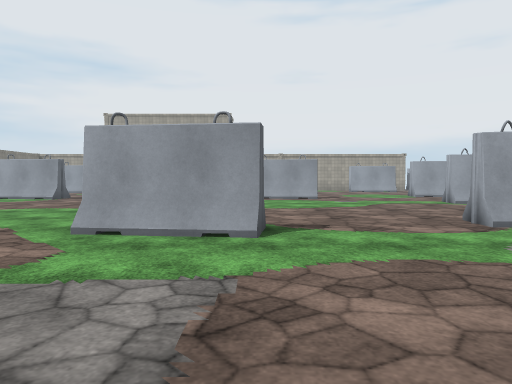
[1] (above)

24 first-person views from a walk through a 3-D level made in the Unity game engine. The camera is 1.3 m above the floor, tilts 2° down and sees 70° across. The floor is counted in squares, 2 m on a side. Each view is taken from the middle of a square. On the plan, view 1 faces up. The plan holds only what a view shows up to about 11 squares ahead; the rest is blank. The place goes on beyond the plan. The player character is not drawn. Some animated figures are not drawn. Surface patterns are stand-ins for the level's own textures.

[2]
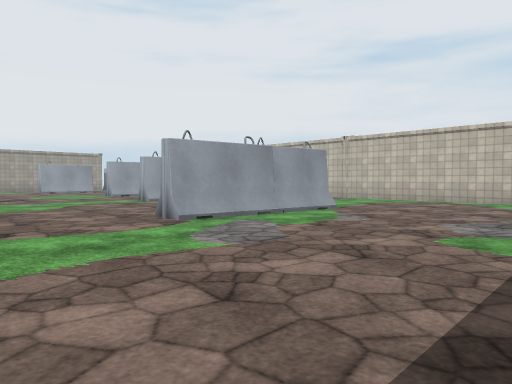

[3]
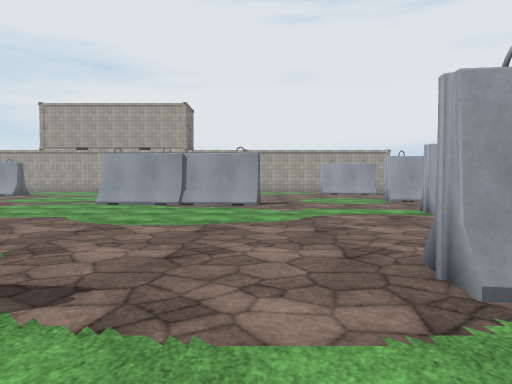

[4]
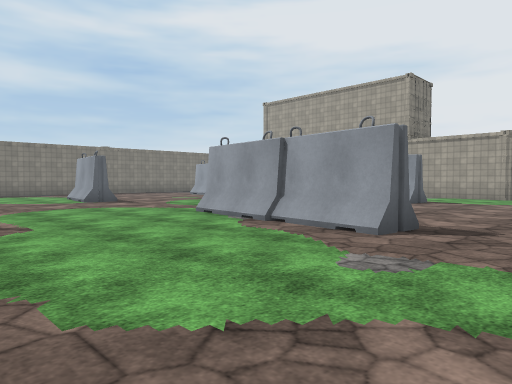

[5]
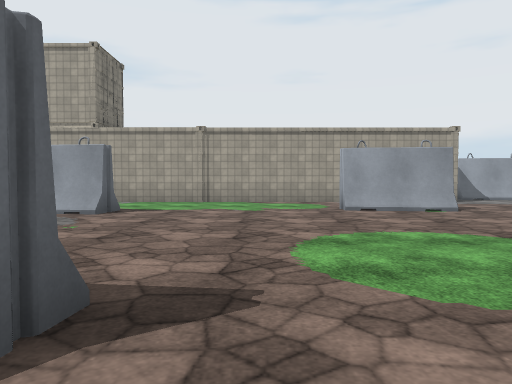

[6]
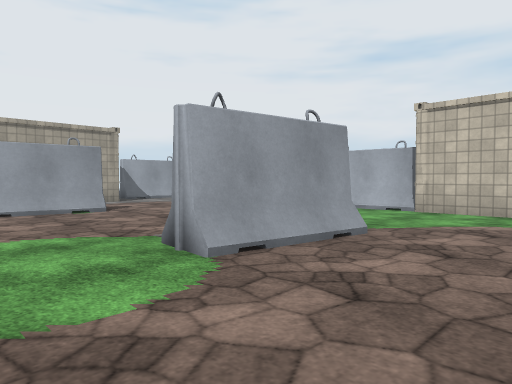

[7]
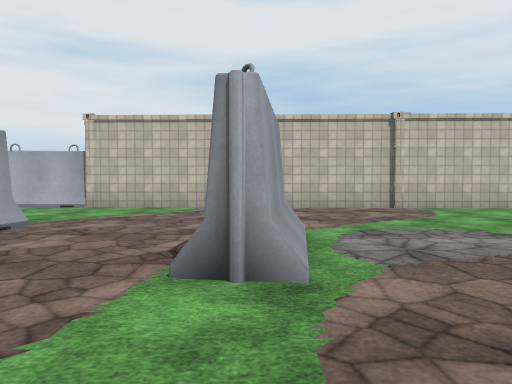

[8]
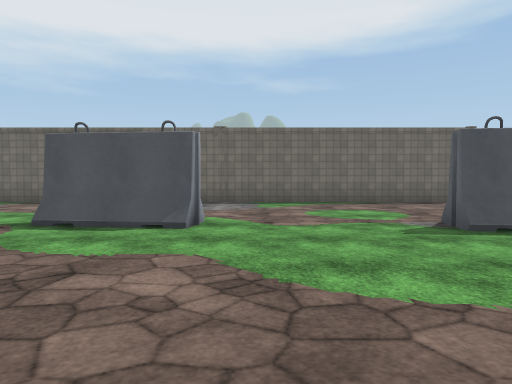

[9]
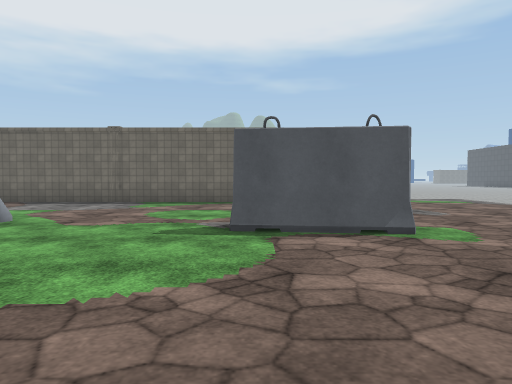

[10]
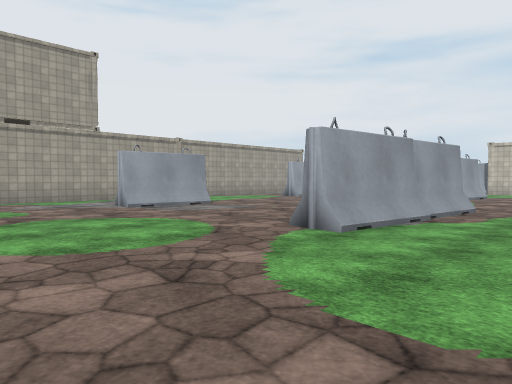

[11]
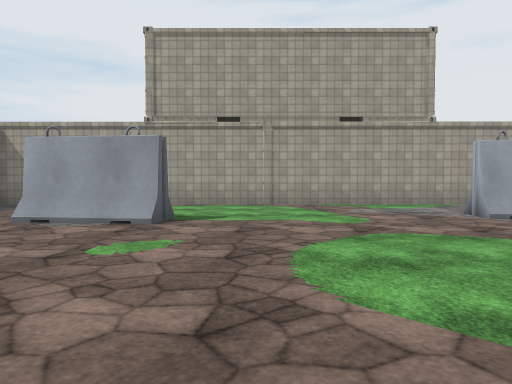

[12]
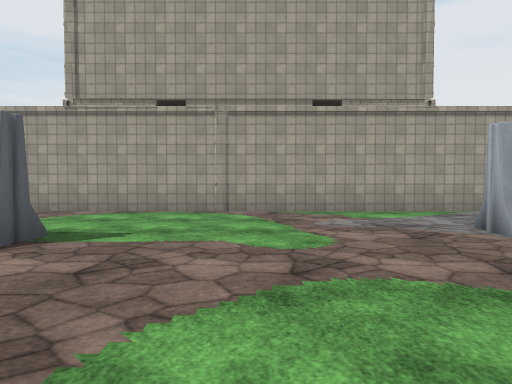

[13]
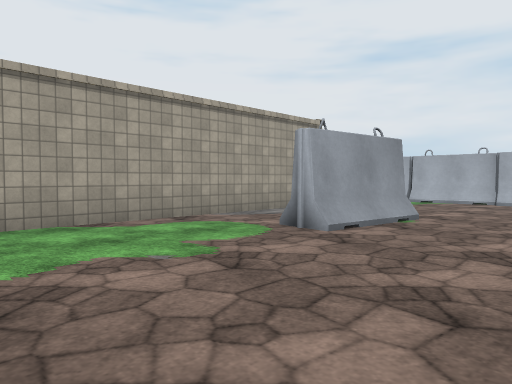

[14]
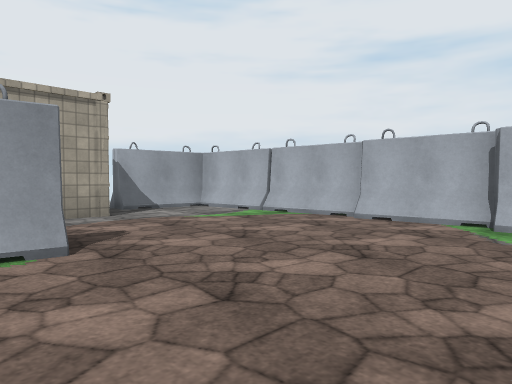

[15]
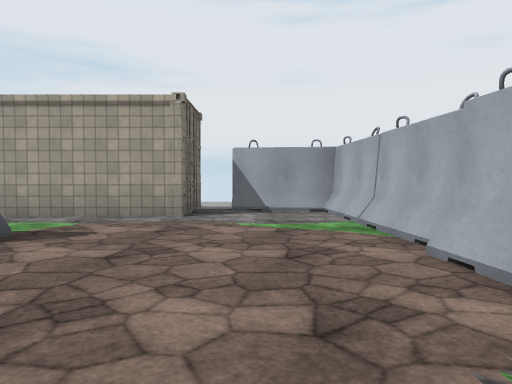

[16]
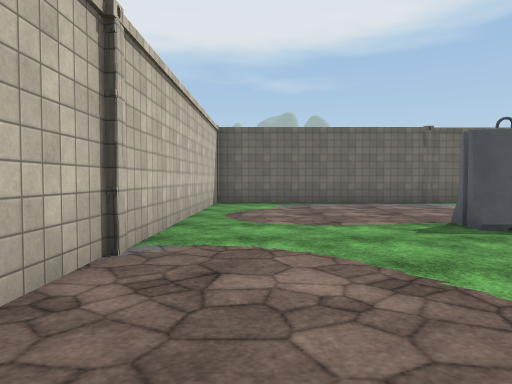

[17]
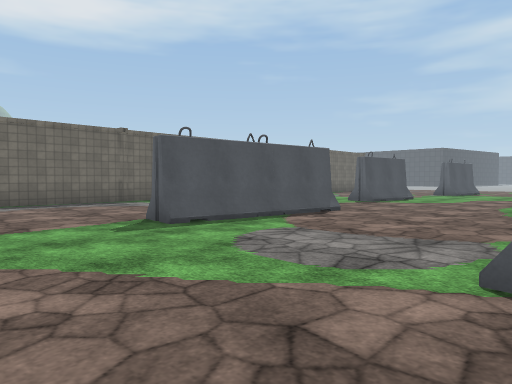

[18]
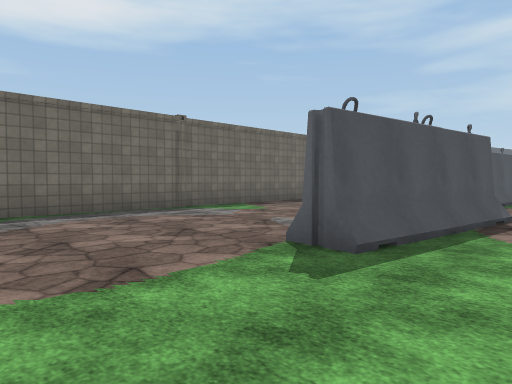

[19]
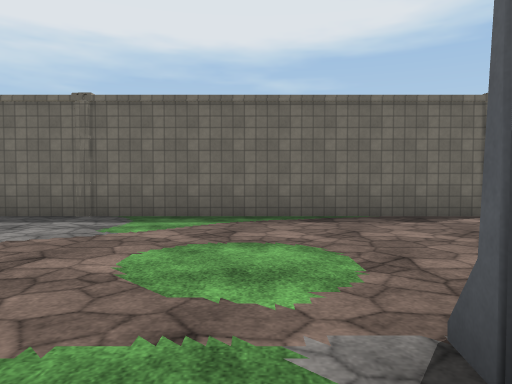

[20]
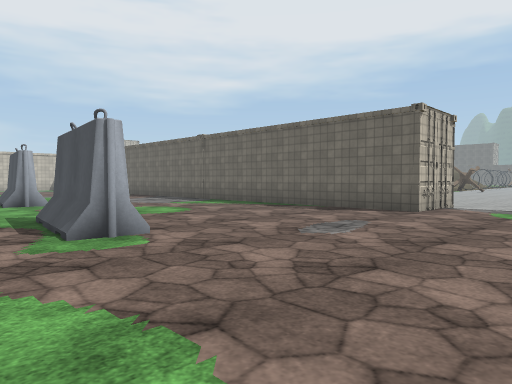

[21]
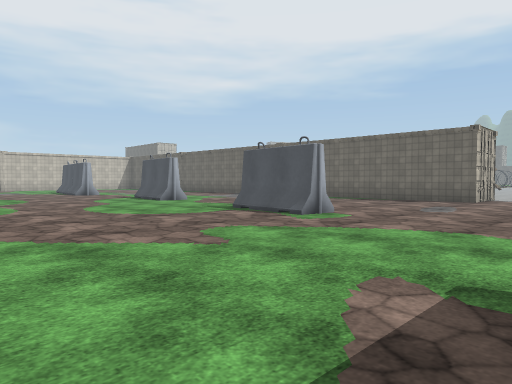

[22]
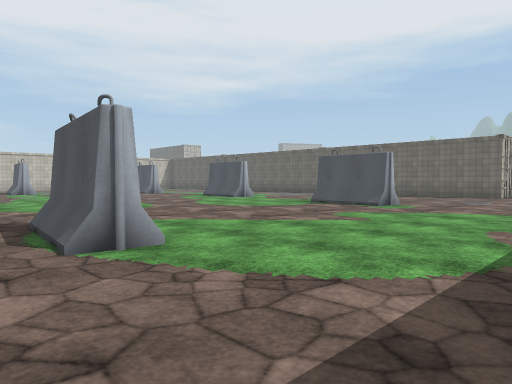

[23]
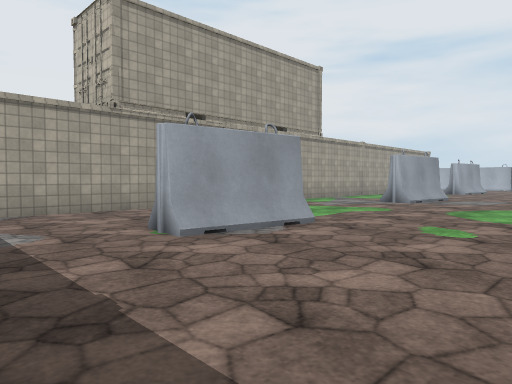

[24]
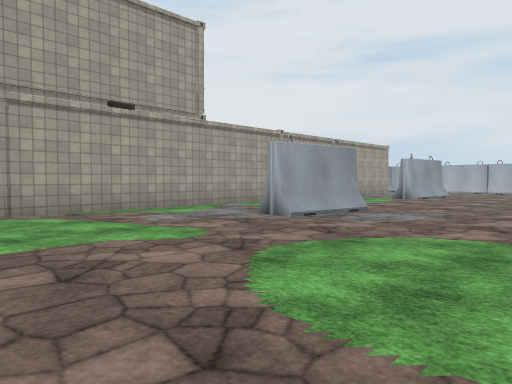

### Floor plan
Key: @ floor where view 1 was taken; # wall or solid block; . floor; O other object.
Columns run from 12 left of view 1 to 12 right of it. Each row starts with its distance up from view 1.
 23                     #.O#O
 22 #####################...#
 21 ........................O
 20 ........................#
 19  .........O......#O#....O
 18  ..O#.....OO#...........#
 17 ........................O
 16 ........................#
 15 ........................O
 14 ..................#OO...#
 13 ....O.....#O#OO.....O...#
 12 ...OOO......OOO.........#
 11 ........................#
 10 ..................#O... #
  9 ........................#
  8 ........................#
  7 ........................#
  6 .......................##
  5 ....#O#...O#O..O#OO#...#
  4 ...........OO..........#
  3  ......................#
  2 .......................#
  1 .......................#
  0 ............@..........#
 -1 ...#####################
 -2   .#
 -3   ..
 -4   ..
 -5   ..

Positions as (right, up) in squares from view 1, and headings:
1: (0, 0), facing up
2: (0, 0), facing up-right
3: (2, 3), facing up
4: (4, 8), facing up-left
5: (3, 11), facing up
6: (4, 11), facing up-right
7: (3, 10), facing right
8: (-3, 10), facing down
9: (-6, 10), facing down
10: (-6, 10), facing up-right
11: (-6, 12), facing up
12: (-5, 14), facing up
13: (1, 16), facing up-right
14: (6, 15), facing up-right
15: (10, 15), facing up
16: (10, 10), facing down
17: (10, 10), facing down-left
18: (10, 7), facing down-left
19: (-5, 6), facing down
20: (-12, 7), facing down-right
21: (-12, 11), facing down-right
22: (-12, 14), facing down-right
23: (-12, 14), facing up-right
24: (-7, 14), facing up-right
